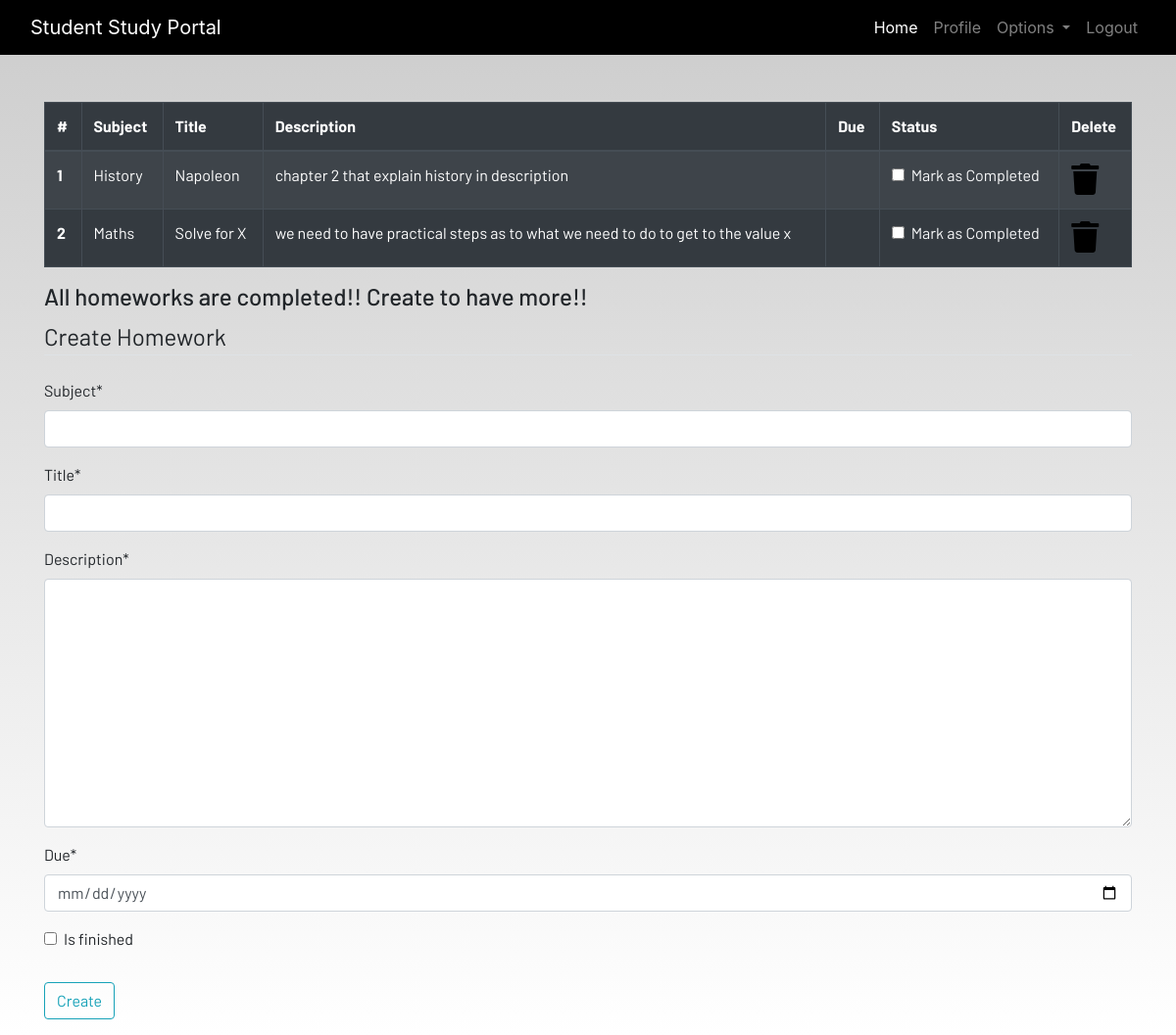
Screenshot of /homework/ (signed in) with the database file from the repository.
### dashboard/models.py (models this page shows, shortened)
class Homework(models.Model):
    user = models.ForeignKey(User, on_delete=models.CASCADE)
    subject = models.CharField(max_length=50)
    title = models.CharField(max_length=100)
    description = models.TextField()
    due = models.DateTimeField()
    is_finished = models.BooleanField(default=False)

### dashboard/views.py (the view)
# urls.py: path('homework/', views.homework, name='homework'),
@login_required
def homework(request):
    if request.method == 'POST':
        form = HomeworkForm(request.POST)
        if form.is_valid():
            try:
                finished = request.POST['is_finished']
                if finished == 'on':
                    finished = True
                else:
                    finished = False
            except:
                finished = False
            homeworks = Homework(user=request.user,
                                 subject=request.POST['subject'],
                                 title=request.POST['title'],
                                 description=request.POST['description'],
                                 due=request.POST['due'],
                                 is_finished=finished
                                 )
            homeworks.save()
            messages.success(request, f"Homework Added from{request.user.username}!!")
    else:
        form = HomeworkForm()
    homework = Homework.objects.filter(user=request.user)
    if len(homework) == 0:
        homework_done = True
    else:
        homework_done = False
    context = {
        'homeworks':homework,
        'homework_done': homework_done,
        'form':form,
        }
    return render(request, 'dashboard/homework.html', context)

### dashboard/forms.py
class HomeworkForm(forms.ModelForm):
    class Meta:
        model = Homework
        widgets = {'due':DateInput()}
        fields = ['subject', 'title', 'description', 'due', 'is_finished']

### dashboard/templates/dashboard/homework.html (shortened to what this page needs)
{% extends 'dashboard/base.html' %}
{% load static %}
{% load crispy_forms_tags %}
{% block content %}
<div class="container">
    {% if not homework_done %}
    <table class="table table-striped table-bordered table-hover table-dark">
        <thead>
            <tr>
                <th scope="col">#</th>
                <th scope="col">Subject</th>
                <th scope="col">Title</th>
                <th scope="col">Description</th>
                <th scope="col">Due</th>
                <th scope="col">Status</th>
                <th scope="col">Delete</th>
            </tr>
        </thead>
        <tbody>
            {% for homework in homeworks %}
            <tr>
                <th scope="row">{{forloop.counter}}</th>
                <td>{{homework.subject}}</td>
                <td>{{homework.title}}</td>
                <td>{{homework.description}}</td>
                <td>{{home.due}}</td>
                <td>
                    <a href="{% url 'update-homework' homework.id %}">
                        <div class="form-check">
                            {% if homework.is_finished == True %}
                            <input class="form-check-input" type="checkbox" value="" checked>
                            {% else %}
                            <input class="form-check-input" type="checkbox" value="">
                            {% endif %}
                            <label class="form-check-label text-light" for="flexCheckDefault">
                                Mark as Completed
                            </label>
                        </div>
                    </a>
                </td>
                <td><a href="{% url 'delete-homework' homework.id%}"><i class="fa fa-trash fa-2x"></i></a></td>
            </tr>
            {% endfor %}
        </tbody>
    </table>
    <h4>All homeworks are completed!! Create to have more!!</h4>
</div>
<div class=" container">
    <form method="POST">
        <fieldset class="form-group">
            <legend class="border-bottom mb-4">Create Homework</legend>
            {{form|crispy}}
        </fieldset>
        <div class="form-group">
            <button href="" class="btn btn-outline-info" type="submit">
                Create
            </button>
        </div>
    </form>{% endif %}
</div>
{% endblock content %}

### static/css/main.css (style rules this page uses)
html { scroll-behavior: smooth; height: 100%; width: 100%; }
a { text-decoration: none !important; color: black; }
html, body { max-width: 100%; overflow-x: hidden; height: 100%; width: 100%; }
body { background: linear-gradient(rgba(0, 0, 0, 0.2), rgba(255, 255, 255, 0.5)); overflow-x: hidden; background-repeat: no-repeat; }
.fa { color: black; }

### rows the page displays
Homework: subject "History", title "Napoleon", description "chapter 2 that explain history in description"
Homework: subject "Maths", title "Solve for X", description "we need to have practical steps as to what we need to do to get to the value x"
